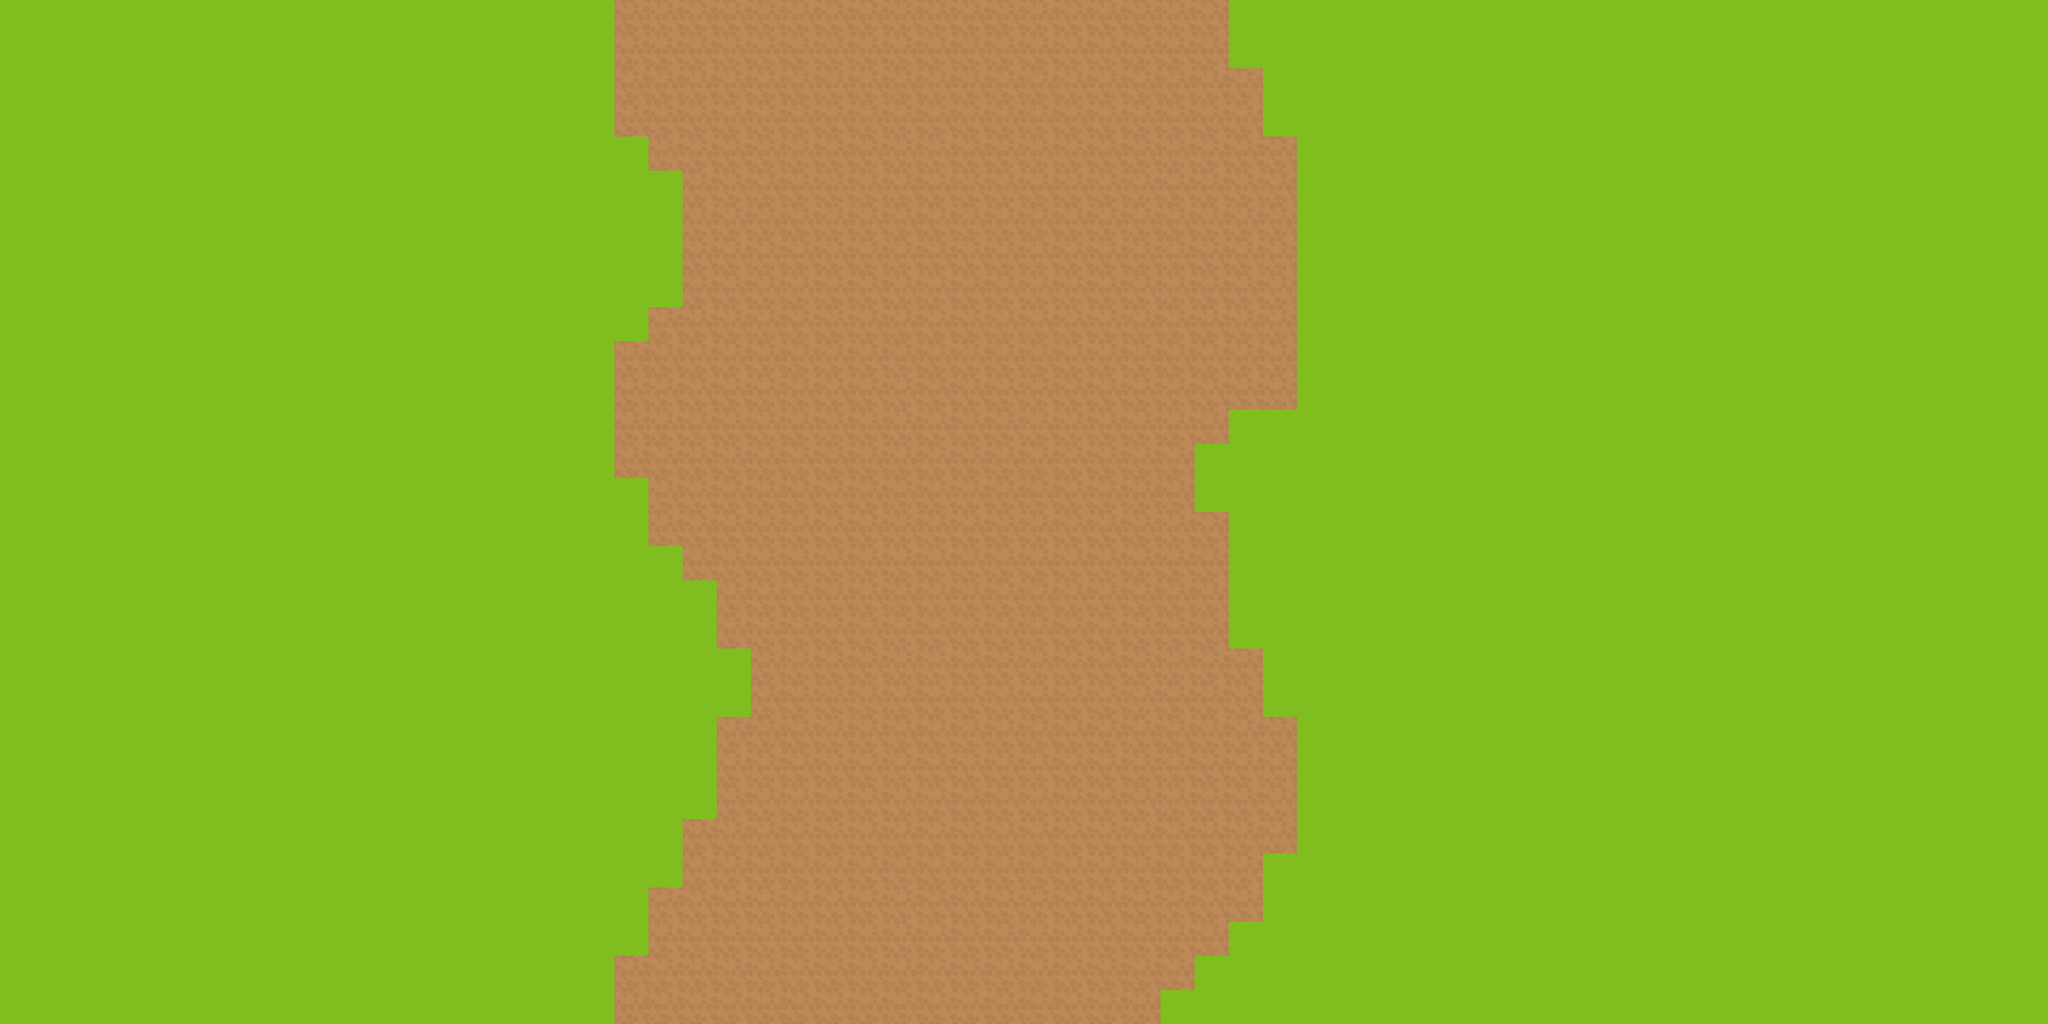

A 2D game scene composited from a Tiled map and its tileset images. What follows is a short description and the map's XML, with every tile layer's data as written:
An orthogonal 60x30 tile map with 128x128 px tiles, 1 tile layer (Tile Layer 1).

<map version="1.0" tiledversion="1.1.3" orientation="orthogonal" renderorder="right-down" width="60" height="30" tilewidth="128" tileheight="128" infinite="0" nextobjectid="1">
 <tileset firstgid="1" source="TiledSprites.tsx" />
 <layer name="Tile Layer 1" width="60" height="30">
  <data encoding="csv">
9,9,9,9,9,9,9,9,9,9,9,9,9,9,9,9,9,9,1,1,1,1,1,1,1,1,1,1,1,1,1,1,1,1,1,1,9,9,9,9,9,9,9,9,9,9,9,9,9,9,9,9,9,9,9,9,9,9,9,9,
9,9,9,9,9,9,9,9,9,9,9,9,9,9,9,9,9,9,1,1,1,1,1,1,1,1,1,1,1,1,1,1,1,1,1,1,9,9,9,9,9,9,9,9,9,9,9,9,9,9,9,9,9,9,9,9,9,9,9,9,
9,9,9,9,9,9,9,9,9,9,9,9,9,9,9,9,9,9,1,1,1,1,1,1,1,1,1,1,1,1,1,1,1,1,1,1,1,9,9,9,9,9,9,9,9,9,9,9,9,9,9,9,9,9,9,9,9,9,9,9,
9,9,9,9,9,9,9,9,9,9,9,9,9,9,9,9,9,9,1,1,1,1,1,1,1,1,1,1,1,1,1,1,1,1,1,1,1,9,9,9,9,9,9,9,9,9,9,9,9,9,9,9,9,9,9,9,9,9,9,9,
9,9,9,9,9,9,9,9,9,9,9,9,9,9,9,9,9,9,9,1,1,1,1,1,1,1,1,1,1,1,1,1,1,1,1,1,1,1,9,9,9,9,9,9,9,9,9,9,9,9,9,9,9,9,9,9,9,9,9,9,
9,9,9,9,9,9,9,9,9,9,9,9,9,9,9,9,9,9,9,9,1,1,1,1,1,1,1,1,1,1,1,1,1,1,1,1,1,1,9,9,9,9,9,9,9,9,9,9,9,9,9,9,9,9,9,9,9,9,9,9,
9,9,9,9,9,9,9,9,9,9,9,9,9,9,9,9,9,9,9,9,1,1,1,1,1,1,1,1,1,1,1,1,1,1,1,1,1,1,9,9,9,9,9,9,9,9,9,9,9,9,9,9,9,9,9,9,9,9,9,9,
9,9,9,9,9,9,9,9,9,9,9,9,9,9,9,9,9,9,9,9,1,1,1,1,1,1,1,1,1,1,1,1,1,1,1,1,1,1,9,9,9,9,9,9,9,9,9,9,9,9,9,9,9,9,9,9,9,9,9,9,
9,9,9,9,9,9,9,9,9,9,9,9,9,9,9,9,9,9,9,9,1,1,1,1,1,1,1,1,1,1,1,1,1,1,1,1,1,1,9,9,9,9,9,9,9,9,9,9,9,9,9,9,9,9,9,9,9,9,9,9,
9,9,9,9,9,9,9,9,9,9,9,9,9,9,9,9,9,9,9,1,1,1,1,1,1,1,1,1,1,1,1,1,1,1,1,1,1,1,9,9,9,9,9,9,9,9,9,9,9,9,9,9,9,9,9,9,9,9,9,9,
9,9,9,9,9,9,9,9,9,9,9,9,9,9,9,9,9,9,1,1,1,1,1,1,1,1,1,1,1,1,1,1,1,1,1,1,1,1,9,9,9,9,9,9,9,9,9,9,9,9,9,9,9,9,9,9,9,9,9,9,
9,9,9,9,9,9,9,9,9,9,9,9,9,9,9,9,9,9,1,1,1,1,1,1,1,1,1,1,1,1,1,1,1,1,1,1,1,1,9,9,9,9,9,9,9,9,9,9,9,9,9,9,9,9,9,9,9,9,9,9,
9,9,9,9,9,9,9,9,9,9,9,9,9,9,9,9,9,9,1,1,1,1,1,1,1,1,1,1,1,1,1,1,1,1,1,1,9,9,9,9,9,9,9,9,9,9,9,9,9,9,9,9,9,9,9,9,9,9,9,9,
9,9,9,9,9,9,9,9,9,9,9,9,9,9,9,9,9,9,1,1,1,1,1,1,1,1,1,1,1,1,1,1,1,1,1,9,9,9,9,9,9,9,9,9,9,9,9,9,9,9,9,9,9,9,9,9,9,9,9,9,
9,9,9,9,9,9,9,9,9,9,9,9,9,9,9,9,9,9,9,1,1,1,1,1,1,1,1,1,1,1,1,1,1,1,1,9,9,9,9,9,9,9,9,9,9,9,9,9,9,9,9,9,9,9,9,9,9,9,9,9,
9,9,9,9,9,9,9,9,9,9,9,9,9,9,9,9,9,9,9,1,1,1,1,1,1,1,1,1,1,1,1,1,1,1,1,1,9,9,9,9,9,9,9,9,9,9,9,9,9,9,9,9,9,9,9,9,9,9,9,9,
9,9,9,9,9,9,9,9,9,9,9,9,9,9,9,9,9,9,9,9,1,1,1,1,1,1,1,1,1,1,1,1,1,1,1,1,9,9,9,9,9,9,9,9,9,9,9,9,9,9,9,9,9,9,9,9,9,9,9,9,
9,9,9,9,9,9,9,9,9,9,9,9,9,9,9,9,9,9,9,9,9,1,1,1,1,1,1,1,1,1,1,1,1,1,1,1,9,9,9,9,9,9,9,9,9,9,9,9,9,9,9,9,9,9,9,9,9,9,9,9,
9,9,9,9,9,9,9,9,9,9,9,9,9,9,9,9,9,9,9,9,9,1,1,1,1,1,1,1,1,1,1,1,1,1,1,1,9,9,9,9,9,9,9,9,9,9,9,9,9,9,9,9,9,9,9,9,9,9,9,9,
9,9,9,9,9,9,9,9,9,9,9,9,9,9,9,9,9,9,9,9,9,9,1,1,1,1,1,1,1,1,1,1,1,1,1,1,1,9,9,9,9,9,9,9,9,9,9,9,9,9,9,9,9,9,9,9,9,9,9,9,
9,9,9,9,9,9,9,9,9,9,9,9,9,9,9,9,9,9,9,9,9,9,1,1,1,1,1,1,1,1,1,1,1,1,1,1,1,9,9,9,9,9,9,9,9,9,9,9,9,9,9,9,9,9,9,9,9,9,9,9,
9,9,9,9,9,9,9,9,9,9,9,9,9,9,9,9,9,9,9,9,9,1,1,1,1,1,1,1,1,1,1,1,1,1,1,1,1,1,9,9,9,9,9,9,9,9,9,9,9,9,9,9,9,9,9,9,9,9,9,9,
9,9,9,9,9,9,9,9,9,9,9,9,9,9,9,9,9,9,9,9,9,1,1,1,1,1,1,1,1,1,1,1,1,1,1,1,1,1,9,9,9,9,9,9,9,9,9,9,9,9,9,9,9,9,9,9,9,9,9,9,
9,9,9,9,9,9,9,9,9,9,9,9,9,9,9,9,9,9,9,9,9,1,1,1,1,1,1,1,1,1,1,1,1,1,1,1,1,1,9,9,9,9,9,9,9,9,9,9,9,9,9,9,9,9,9,9,9,9,9,9,
9,9,9,9,9,9,9,9,9,9,9,9,9,9,9,9,9,9,9,9,1,1,1,1,1,1,1,1,1,1,1,1,1,1,1,1,1,1,9,9,9,9,9,9,9,9,9,9,9,9,9,9,9,9,9,9,9,9,9,9,
9,9,9,9,9,9,9,9,9,9,9,9,9,9,9,9,9,9,9,9,1,1,1,1,1,1,1,1,1,1,1,1,1,1,1,1,1,9,9,9,9,9,9,9,9,9,9,9,9,9,9,9,9,9,9,9,9,9,9,9,
9,9,9,9,9,9,9,9,9,9,9,9,9,9,9,9,9,9,9,1,1,1,1,1,1,1,1,1,1,1,1,1,1,1,1,1,1,9,9,9,9,9,9,9,9,9,9,9,9,9,9,9,9,9,9,9,9,9,9,9,
9,9,9,9,9,9,9,9,9,9,9,9,9,9,9,9,9,9,9,1,1,1,1,1,1,1,1,1,1,1,1,1,1,1,1,1,9,9,9,9,9,9,9,9,9,9,9,9,9,9,9,9,9,9,9,9,9,9,9,9,
9,9,9,9,9,9,9,9,9,9,9,9,9,9,9,9,9,9,1,1,1,1,1,1,1,1,1,1,1,1,1,1,1,1,1,9,9,9,9,9,9,9,9,9,9,9,9,9,9,9,9,9,9,9,9,9,9,9,9,9,
9,9,9,9,9,9,9,9,9,9,9,9,9,9,9,9,9,9,1,1,1,1,1,1,1,1,1,1,1,1,1,1,1,1,9,9,9,9,9,9,9,9,9,9,9,9,9,9,9,9,9,9,9,9,9,9,9,9,9,9
</data>
 </layer>
</map>
